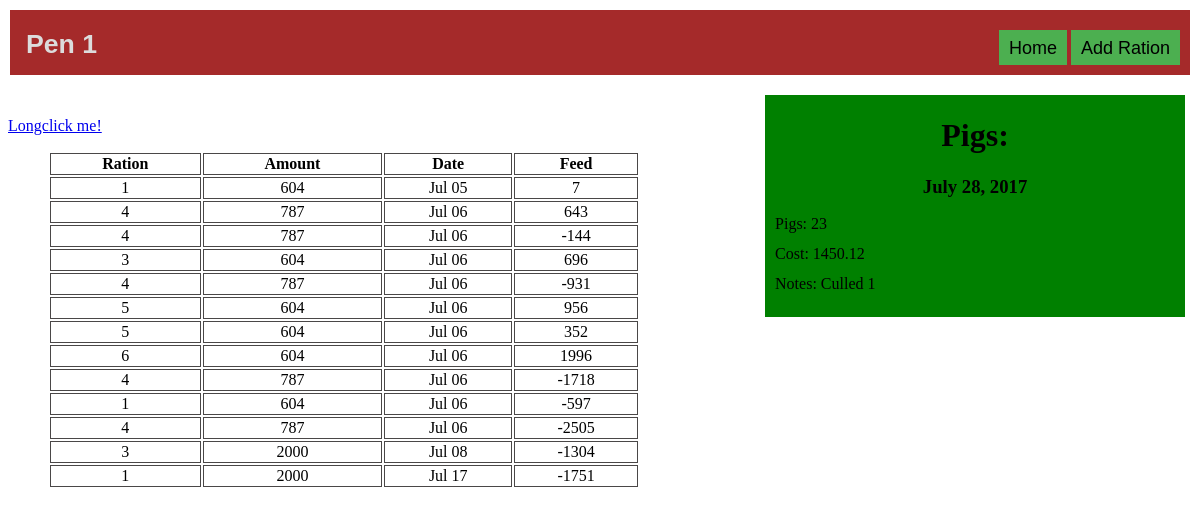
Page /pigs/pen1/ (signed in) on the earlier database version.
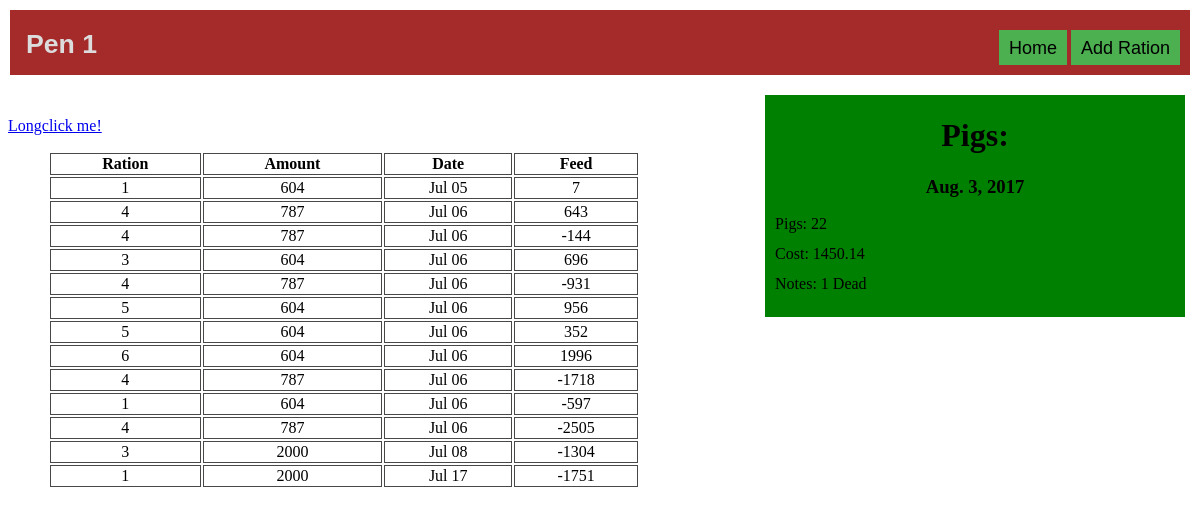
Same page on the later database version.
### pigs/models.py (models this page shows, shortened)
class Pigsinpen(models.Model):
    pigpen = models.ForeignKey(Pigpen,on_delete=models.CASCADE)
    pigs = models.PositiveIntegerField()
    pig_cost_total = models.DecimalField(max_digits=6,decimal_places=2)
    date = models.DateTimeField()
    notes = models.CharField(max_length = 300,blank=True,null = True)

class pigration(models.Model):
    pigpen = models.ForeignKey(Pigpen, on_delete= models.CASCADE)
    ration = models.ForeignKey(Ration, on_delete=models.CASCADE)
    pigsinapen = models.CharField(max_length=4)
    ration_amount = models.IntegerField()
    date = models.DateTimeField(blank=True)

class Ration(models.Model):
    ration_text = models.CharField(max_length=15)
    ration_price = models.DecimalField(max_digits=19,decimal_places=4)
    feed_per_pig = models.CharField(max_length=3,default = 55)
    milo = models.CharField(max_length=4)
    sbm = models.CharField(max_length=4)
    dynamin = models.CharField(max_length=3,default = 0)
    pigpak = models.CharField(max_length=3,default = 0)
    sixtyeighty = models.CharField(max_length=3,default = 0)
    control = models.CharField(max_length=3,default = 0)
    optimax = models.CharField(max_length=3,default = 0)
    molderase = models.CharField(max_length=3,default = 0)
    hitpork = models.CharField(max_length=3,default = 0)
    oats = models.CharField(max_length=3,default = 0)
    sowonehundred = models.CharField(max_length=3,default = 0)
    porkperformance = models.CharField(max_length=3,default = 0)
    safeguard = models.CharField(max_length=3,default = 0)
    spicepak = models.CharField(max_length=3,default = 0)
    def __str__(self):
        return self.ration_text

### pigs/views.py (the view)
# urls.py: url(r'^pen(?P<pk>[0-9]+)/$', views.penview.as_view(), name = 'pen'),
class penview(LoginRequiredMixin, generic.DetailView):
    model = Pigpen
    template_name = 'pigs/penview.html'
    def get_context_data(self, **kwargs):
        context = super().get_context_data(**kwargs)
        context['pens'] = Pigpen.objects.all()
        context['latestpigs'] = getlatestpigchange(self.kwargs['pk'],1)
        return context

### pigs/models.py (called while the page is built)
    def __str__(self):
        return self.pen

### pigs/templatetags/appfilters.py (called while the page is built)
@register.simple_tag
def getfeed(ration,pigpen,inpen,date):
    rat = pigration.objects.filter(pigpen=pigpen).filter(ration=ration).filter(date__lte=date).aggregate(Sum('ration_amount'))
    feed = rat['ration_amount__sum']
    amount = int(Ration.objects.values_list('feed_per_pig', flat = True).get(ration_text=ration))
    try:
        pigs = int(Pigsinpen.objects.filter(pigpen=pigpen).filter(id=inpen).values_list('pigs', flat =True).latest('date'))
    except:
        pigs = 0
    return amount*pigs-feed

### pigs/views.py (called while the page is built)
def getlatestpigchange(pigpen,number):
    try:
        latestpigs = Pigsinpen.objects.values('id','pigs','pig_cost_total','date','notes').filter(pigpen=pigpen).order_by('-date')[:number]
    except:
        latestpigs = '0'
    return latestpigs

### pigs/templates/pigs/penview.html (shortened to what this page needs)
﻿<!DOCTYPE html>
{% load static %}
{% load appfilters %}
<link rel="stylesheet" type="text/css" href="{% static 'pigs/penviewstyles.css'%}" />
<link rel="stylesheet" type="text/css" href="{% static 'pigs/Generalstyles.css' %}" />
<link rel="stylesheet" href="https://cdnjs.cloudflare.com/ajax/libs/font-awesome/4.7.0/css/font-awesome.min.css">
<html lang="en" xmlns="http://www.w3.org/1999/xhtml">
<head>
</head>
<body>
<p><a href="http://www.google.com/">Longclick me!</a></p>
    <div class="sidebar col-4 col-m-3">
        <a class="col-3 col-m-3 nostyle" href="{%url 'pigs:pigsforpen' pigpen %}"><h1>Pigs:</h1></a>
        {% for pig in latestpigs %}
            <a class="nostyle" id="rightclick" href="{%url 'pigs:updatepigs' pigpen pig.id %}" >
                <h3>{{pig.date|date}}</h3>
                <p>Pigs: {{pig.pigs}}</p>
                <p class="sidebarp">Cost: {{pig.pig_cost_total}}</p>
                {%if pig.notes%}
                <p class="sidebarp sidebarphover">Notes: {{pig.notes}}</p>{%endif%}
                </a>
            {%empty%}
            <h3><a class="nostyle" href="{% url 'pigs:deletepig' pigpen %}">Clean out Pen?</a></h3>
            <h3><a class="nopigs" href="{% url 'pigs:addpigs' pigpen %}">Click to add pigs.</a></h3>
            {%endfor%}
        </div>
        <div class="content">
            <div class="header">
                <div class="dropdown">
                    <button class="headerdropbtn"><h1 id="pen">Pen {{pigpen}}</h1></button>
                </div>
                <div class="headerbuttons">
                    <button class="dropbtn"><a class="nostyle" href="{% url 'pigs:index' %}">Home</a></button>
                    <button class="dropbtn"><a class="nostyle" href="{% url 'pigs:addration' pigpen %}">Add Ration</a></button>
                </div>
            </div>
            <table class="col-6 col-m-6 col-s-10 sortable">
                <tr>
                    <th class="col-s-3">Ration</th>
                    <th class="col-s-3">Amount</th>
                    <th class="col-m-3 col-s-3">Date</th>
                    <th class="col-s-3">Feed</th>
                </tr>
                {% for pig in pigpen.pigration_set.all %}
                <tr>
                    <td><a href="{% url 'pigs:updateration' pig.pigpen pig.id %}">{{pig.ration}}</a></td>
                    <td><a href="{% url 'pigs:updateration' pig.pigpen pig.id %}">{{pig.ration_amount}}</a></td>
                    <td><a href="{% url 'pigs:updateration' pig.pigpen pig.id %}">{{pig.date|date:'M'}} {{pig.date|date:'d'}}</a></td>
                    {% getfeed pig.ration pig.pigpen pig.pigsinapen pig.date as feed %}
                    <td><a href="{% url 'pigs:updateration' pig.pigpen pig.id %}">{{feed}}</a></td>
                </tr>
                {%endfor%}
            </table>
        </div>
</body>
</html>

Differences in the rows shown:
no longer on this page (row unchanged): Pigsinpen: date "July 28, 2017", pigs "23", pig_cost_total "1450.12", notes "Culled 1"
added Pigsinpen: date "Aug. 3, 2017", pigs "22", pig_cost_total "1450.14", notes "1 Dead"
